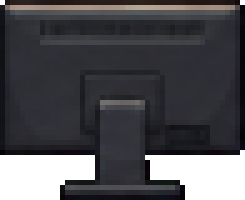
#> input picture TheUnlikelyProgrammer/Assets/_Project/Art/Processed/props/props_computers/pc_back_0.png, 49 x 40 px (shown 5 times larger)
$ python -i process_art.py   (imports and definitions only)
#> lines starting #> are read from the running program, lines starting #| are printed output that depends on the picture
"""
Art import pipeline for The Unlikely Programmer.

Takes the raw art sheets (magenta background) and produces game-ready pixel art:
  * removes the magenta background (and its dark-purple shadows)
  * slices sprite sheets into individual sprites
  * scales everything to the game scale (1 metre = 32 px)
  * snaps colours to a small shared palette (no dithering) so it reads as pixel art

Usage:  python -I tools/process_art.py <raw_dir> <out_dir> [preview_dir]
"""
import json
import os
import sys
from collections import deque

from PIL import Image, ImageFilter

DETAIL = 2                   # 1 = chunky 640x360 look, 2 = 960x540 look (2x2 pixels on a 1080p screen)
GAME_PX_PER_METRE = 32 * DETAIL
CHAR_HEIGHT_PX = 56 * DETAIL           # Donnie is ~1.75 m
ROOM_TARGET_HEIGHT = 360 * DETAIL      # a 3:2 room is one 640x360 screen tall at DETAIL=1
PROP_BOOST = 1.0                       # global prop size multiplier (per-prop tweaks live in prop_sheets below)


# ---------------------------------------------------------------- background removal
def _is_bg(r, g, b):
    return (r - g > 50) and (b - g > 50) and abs(r - b) < 100


def cutout(img):
    """Return RGBA with the magenta background (and purple shadow) made transparent."""
    img = img.convert("RGB")
    w, h = img.size
    src = img.load()
    out = Image.new("RGBA", (w, h), (0, 0, 0, 0))
    dst = out.load()
    for y in range(h):
        for x in range(w):
            r, g, b = src[x, y]
            if not _is_bg(r, g, b):
                dst[x, y] = (r, g, b, 255)
    # remove pink fringe pixels touching the transparent area
    for _ in range(2):
        kill = []
        for y in range(1, h - 1):
            for x in range(1, w - 1):
                r, g, b, a = dst[x, y]
                if a == 0:
                    continue
                if r - g > 22 and b - g > 22:
                    if (dst[x - 1, y][3] == 0 or dst[x + 1, y][3] == 0 or
                            dst[x, y - 1][3] == 0 or dst[x, y + 1][3] == 0):
                        kill.append((x, y))
        for x, y in kill:
            dst[x, y] = (0, 0, 0, 0)
    return out


# ---------------------------------------------------------------- slicing
def find_components(rgba, shrink=4, merge=9):
    """Bounding boxes (full-res) of separate objects on a transparent sheet, row-major sorted."""
    w, h = rgba.size
    alpha = rgba.split()[3]
    small = alpha.resize((w // shrink, h // shrink), Image.BOX).point(lambda v: 255 if v > 0 else 0)
    small = small.filter(ImageFilter.MaxFilter(merge))
    sw, sh = small.size
    data = small.load()
    seen = [[False] * sw for _ in range(sh)]
    boxes = []
    for sy in range(sh):
        for sx in range(sw):
            if data[sx, sy] and not seen[sy][sx]:
                q = deque([(sx, sy)])
                seen[sy][sx] = True
                x0 = x1 = sx
                y0 = y1 = sy
                n = 0
                while q:
                    cx, cy = q.popleft()
                    n += 1
                    x0, x1, y0, y1 = min(x0, cx), max(x1, cx), min(y0, cy), max(y1, cy)
                    for nx, ny in ((cx + 1, cy), (cx - 1, cy), (cx, cy + 1), (cx, cy - 1)):
                        if 0 <= nx < sw and 0 <= ny < sh and data[nx, ny] and not seen[ny][nx]:
                            seen[ny][nx] = True
                            q.append((nx, ny))
                if n >= 20:  # ignore specks
                    boxes.append((x0 * shrink, y0 * shrink, (x1 + 1) * shrink, (y1 + 1) * shrink))
    # tighten to real opaque pixels
    tight = []
    for (x0, y0, x1, y1) in boxes:
        bb = alpha.crop((x0, y0, x1, y1)).getbbox()
        if bb:
            tight.append((x0 + bb[0], y0 + bb[1], x0 + bb[2], y0 + bb[3]))
    return tight


def sort_row_major(boxes, row_tol=None):
    if not boxes:
        return []
    if row_tol is None:
        row_tol = sorted(b[3] - b[1] for b in boxes)[len(boxes) // 2] * 0.5
    boxes = sorted(boxes, key=lambda b: (b[1] + b[3]) / 2)
    rows, cur, cur_y = [], [], None
    for b in boxes:
        cy = (b[1] + b[3]) / 2
        if cur_y is None or abs(cy - cur_y) <= row_tol:
            cur.append(b)
            cur_y = cy if cur_y is None else (cur_y + cy) / 2
        else:
            rows.append(cur)
            cur, cur_y = [b], cy
    rows.append(cur)
    return [sorted(r, key=lambda b: b[0]) for r in rows]


# ---------------------------------------------------------------- scaling + palette
def scale_rgba(img, s):
    w, h = img.size
    nw, nh = max(1, round(w * s)), max(1, round(h * s))
    rgb = img.convert("RGB").resize((nw, nh), Image.BOX)
    a = img.split()[3].resize((nw, nh), Image.BOX).point(lambda v: 255 if v >= 128 else 0)
    out = rgb.convert("RGBA")
    out.putalpha(a)
    return out


def build_palette(images, colors):
    """One shared palette from all opaque pixels of the given RGBA images."""
    pix = []
    for im in images:
        px = im.load()
        w, h = im.size
        for y in range(h):
            for x in range(w):
                r, g, b, a = px[x, y]
                if a:
                    pix.append((r, g, b))
    if not pix:
        return None
    side = int(len(pix) ** 0.5) + 1
    canvas = Image.new("RGB", (side, side), pix[0])
    canvas.putdata(pix + [pix[0]] * (side * side - len(pix)))
    return canvas.quantize(colors=colors, method=Image.MEDIANCUT, dither=Image.NONE)


def apply_palette(img, pal):
    if pal is None:
        return img
    a = img.split()[3]
    q = img.convert("RGB").quantize(palette=pal, dither=Image.NONE).convert("RGB")
    out = q.convert("RGBA")
    out.putalpha(a)
    return out


# ---------------------------------------------------------------- jobs
def process_character_sheet(path, out_path, rows=4, cols=4, colors=64):
#> called with out_path = 'out.png', rows = 4, cols = 4, colors = 64
    raw = Image.open(path)
#> raw is the input picture: PIL image 49x40 RGBA; mean R, G, B, A 40.1, 39.7, 43.8, 217
    rgba = cutout(raw)
#> in cutout, `img = img.convert("RGB")`:
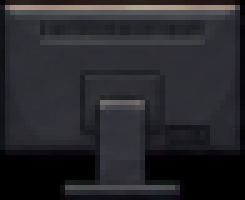
#> img: PIL image 49x40 RGB (shown 5 times larger); mean R, G, B 40.1, 39.7, 43.8
#> in cutout, `out = Image.new("RGBA", (w, h), (0, 0, 0, 0))`: out: PIL image 49x40 RGBA; every value is 0
    boxes = sort_row_major(find_components(rgba))
#> in find_components, `alpha = rgba.split()[3]`: alpha: PIL image 49x40 L; every value is 255
#> the loop in find_components, `for (x0, y0, x1, y1) in boxes:` made 1 pass
#> bb on pass 1: (0, 0, 48, 40)
#> after the loop in find_components, `for (x0, y0, x1, y1) in boxes:`: tight = [(0, 0, 48, 40)]
#> in sort_row_major, `row_tol = sorted(b[3] - b[1] for b in boxes)[len(boxes) // 2] * 0.5`: row_tol = 20
#> in sort_row_major, `boxes = sorted(boxes, key=lambda b: (b[1] + b[3]) / 2)`: boxes = [(0, 0, 48, 40)]
#> the loop in sort_row_major, `for b in boxes:` made 1 pass
#> (b, cy, cur_y) on pass 1: ((0, 0, 48, 40), 20, 20)
#> after the loop in sort_row_major, `for b in boxes:`: rows = []
#> boxes = [[(0, 0, 48, 40)]]
    flat = [b for r in boxes for b in r]
#> flat = [(0, 0, 48, 40)]
    if len(flat) != rows * cols or any(len(r) != cols for r in boxes):
        print(f"  WARNING {os.path.basename(path)}: expected {rows}x{cols} sprites, found {[len(r) for r in boxes]}")
#|   WARNING pc_back_0.png: expected 4x4 sprites, found [1]
    crops = [[rgba.crop(b) for b in r] for r in boxes]
#> crops = 1 item
    heights = sorted(c.size[1] for r in crops for c in r)
#> heights = [40]
    s = CHAR_HEIGHT_PX / heights[len(heights) // 2]
#> s = 2.8
    scaled = [[scale_rgba(c, s) for c in r] for r in crops]
#> in scale_rgba, `nw, nh = max(1, round(w * s)), max(1, round(h * s))`: nw = 134; nh = 112
#> in scale_rgba, `rgb = img.convert("RGB").resize((nw, nh), Image.BOX)`:
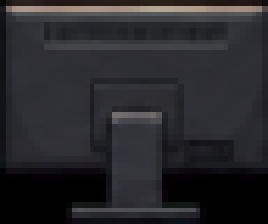
#> rgb: PIL image 134x112 RGB (shown 2 times larger); mean R, G, B 40.6, 40.1, 44.2
#> in scale_rgba, `a = img.split()[3].resize((nw, nh), Image.BOX).point(lambda v: 255 if ..`: a: PIL image 134x112 L; every value is 255
#> scaled = 1 item
    pal = build_palette([c for r in scaled for c in r], colors)
#> in build_palette, `canvas.putdata(pix + [pix[0]] * (side * side - len(pix)))`:
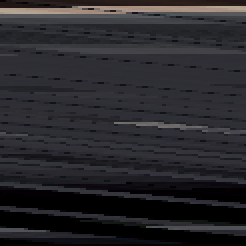
#> canvas: PIL image 123x123 RGB (shown 2 times larger); mean R, G, B 40.3, 39.8, 43.9
    scaled = [[apply_palette(c, pal) for c in r] for r in scaled]

    # centre each frame horizontally on the torso/head (top 60%) so walking frames don't jitter.
    # The cell must fit the widest reach either side of that centre (e.g. Donnie pushing his cart),
    # otherwise a frame spills into its neighbour's cell and shows up as a sliver.
    def torso_x(c):
        px = c.load()
        w, h = c.size
        xs = [x for y in range(int(h * 0.6)) for x in range(w) if px[x, y][3]]
        return (sum(xs) / len(xs)) if xs else w / 2

    half = max(max(torso_x(c), c.size[0] - torso_x(c)) for r in scaled for c in r)
#> half = 67.5
    cw = int(2 * half) + 6
#> cw = 141
    ch = max(c.size[1] for r in scaled for c in r) + 2
#> ch = 114
    sheet = Image.new("RGBA", (cw * cols, ch * len(scaled)), (0, 0, 0, 0))
#> sheet: PIL image 564x114 RGBA; every value is 0
    for ry, r in enumerate(scaled):
        for cx, c in enumerate(r):
            cxm = torso_x(c)
            ox = round(cx * cw + cw / 2 - cxm)
            oy = ry * ch + ch - c.size[1] - 1
            sheet.alpha_composite(c, (ox, oy))
#> this loop made 1 pass
#> ry on pass 1: 0
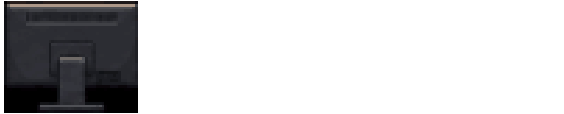
#> sheet: PIL image 564x114 RGBA; mean R, G, B, A 9.1, 9.1, 10, 59.5; transparent parts drawn white
    sheet.save(out_path)
    return {"file": os.path.basename(out_path), "cell_w": cw, "cell_h": ch, "cols": cols, "rows": len(scaled), "scale": round(s, 4)}


# [19 lines left out: function process_prop_sheet, not called in this run]


FLOOR_MAP_SCALE = 1.28   # floor maps are drawn at ~50 px per metre; the game uses 64 px per metre
FLOOR_MAP_SCALES = {"server_room": 0.6}   # the server room was drawn ~2x too big relative to the people in it


# [153 lines left out: functions process_floor_map, process_room, preview, main, not called in this run]


# [2 lines not run here, left out]

>>> result = process_character_sheet('../TheUnlikelyProgrammer/Assets/_Project/Art/Processed/props/props_computers/pc_back_0.png', 'out.png')
#> result = {'file': 'out.png', 'cell_w': 141, 'cell_h': 114, 'cols': 4, 'rows': 1, 'scale': 2.8}

$ run again, on TheUnlikelyProgrammer/Assets/_Project/Art/Processed/props/props_janitor/cart_loaded.png
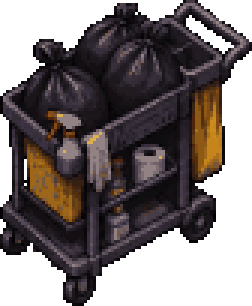
#> input picture TheUnlikelyProgrammer/Assets/_Project/Art/Processed/props/props_janitor/cart_loaded.png, 84 x 102 px (shown 3 times larger)
#> in process_character_sheet, raw is the input picture: PIL image 84x102 RGBA; mean R, G, B, A 35.4, 28, 27.8, 162.3
#> alpha: PIL image 84x102 L; every value is 255
#> small: PIL image 21x25 L; every value is 255
#> the loop in find_components, `for (x0, y0, x1, y1) in boxes:` made 1 pass
#> bb on pass 1: (0, 0, 84, 100)
#> after the loop in find_components, `for (x0, y0, x1, y1) in boxes:`: tight = [(0, 0, 84, 100)]
#> row_tol = 50
#> in sort_row_major, `boxes = sorted(boxes, key=lambda b: (b[1] + b[3]) / 2)`: boxes = [(0, 0, 84, 100)]
#> the loop in sort_row_major, `for b in boxes:` made 1 pass
#> (b, cy, cur_y) on pass 1: ((0, 0, 84, 100), 50, 50)
#> after the loop in sort_row_major, `for b in boxes:`: rows = []
#> in process_character_sheet, `boxes = sort_row_major(find_components(rgba))`: boxes = [[(0, 0, 84, 100)]]
#> flat = [(0, 0, 84, 100)]
#|   WARNING cart_loaded.png: expected 4x4 sprites, found [1]
#> crops = 1 item
#> heights = [100]
#> s = 1.12
#> nw = 94; nh = 112
#> a: PIL image 94x112 L; every value is 255
#> scaled = 1 item
#> in build_palette, `canvas.putdata(pix + [pix[0]] * (side * side - len(pix)))`:
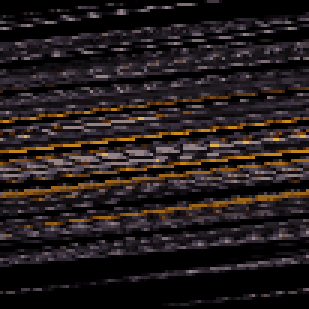
#> canvas: PIL image 103x103 RGB (shown 3 times larger); mean R, G, B 35.8, 28.3, 28.1
#> half = 47.5
#> cw = 101
#> ch = 114
#> the loop in process_character_sheet, `for ry, r in enumerate(scaled):` made 1 pass
#> ry on pass 1: 0
#> after the loop in process_character_sheet, `for ry, r in enumerate(scaled):`:
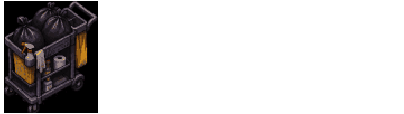
#> sheet: PIL image 404x114 RGBA; mean R, G, B, A 8.1, 6.4, 6.3, 58.3; transparent parts drawn white
#> result = {'file': 'out.png', 'cell_w': 101, 'cell_h': 114, 'cols': 4, 'rows': 1, 'scale': 1.12}

$ run again, on TheUnlikelyProgrammer/Assets/_Project/Art/Processed/props/props_office_a/bookshelf.png
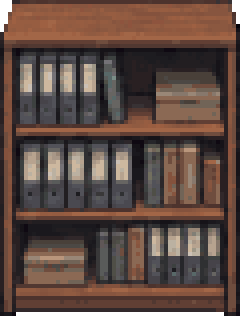
#> input picture TheUnlikelyProgrammer/Assets/_Project/Art/Processed/props/props_office_a/bookshelf.png, 60 x 79 px (shown 4 times larger)
#> in process_character_sheet, raw is the input picture: PIL image 60x79 RGBA; mean R, G, B, A 90.9, 70.1, 62, 250.8
#> alpha: PIL image 60x79 L; every value is 255
#> the loop in find_components, `for (x0, y0, x1, y1) in boxes:` made 1 pass
#> bb on pass 1: (0, 0, 60, 76)
#> after the loop in find_components, `for (x0, y0, x1, y1) in boxes:`: tight = [(0, 0, 60, 76)]
#> row_tol = 38
#> in sort_row_major, `boxes = sorted(boxes, key=lambda b: (b[1] + b[3]) / 2)`: boxes = [(0, 0, 60, 76)]
#> the loop in sort_row_major, `for b in boxes:` made 1 pass
#> (b, cy, cur_y) on pass 1: ((0, 0, 60, 76), 38, 38)
#> after the loop in sort_row_major, `for b in boxes:`: rows = []
#> in process_character_sheet, `boxes = sort_row_major(find_components(rgba))`: boxes = [[(0, 0, 60, 76)]]
#> flat = [(0, 0, 60, 76)]
#|   WARNING bookshelf.png: expected 4x4 sprites, found [1]
#> crops = 1 item
#> heights = [76]
#> s = 1.47
#> nw = 88; nh = 112
#> a: PIL image 88x112 L; every value is 255
#> scaled = 1 item
#> in build_palette, `canvas.putdata(pix + [pix[0]] * (side * side - len(pix)))`:
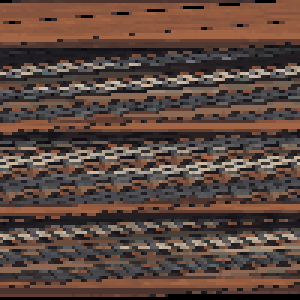
#> canvas: PIL image 100x100 RGB (shown 3 times larger); mean R, G, B 91.9, 71.1, 62.7
#> half = 44.5
#> cw = 95
#> ch = 114
#> the loop in process_character_sheet, `for ry, r in enumerate(scaled):` made 1 pass
#> ry on pass 1: 0
#> after the loop in process_character_sheet, `for ry, r in enumerate(scaled):`:
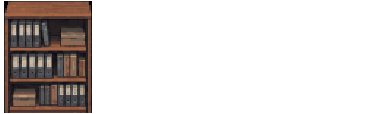
#> sheet: PIL image 380x114 RGBA; mean R, G, B, A 21.2, 16.3, 14.4, 58; transparent parts drawn white
#> result = {'file': 'out.png', 'cell_w': 95, 'cell_h': 114, 'cols': 4, 'rows': 1, 'scale': 1.47}

$ run again, on TheUnlikelyProgrammer/Assets/_Project/Art/Processed/props/props_office_a/chair.png
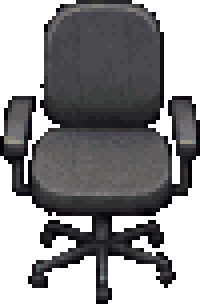
#> input picture TheUnlikelyProgrammer/Assets/_Project/Art/Processed/props/props_office_a/chair.png, 50 x 76 px (shown 4 times larger)
#> in process_character_sheet, raw is the input picture: PIL image 50x76 RGBA; mean R, G, B, A 37.8, 36.7, 38.9, 150.6
#> alpha: PIL image 50x76 L; every value is 255
#> the loop in find_components, `for (x0, y0, x1, y1) in boxes:` made 1 pass
#> bb on pass 1: (0, 0, 48, 76)
#> after the loop in find_components, `for (x0, y0, x1, y1) in boxes:`: tight = [(0, 0, 48, 76)]
#> row_tol = 38
#> in sort_row_major, `boxes = sorted(boxes, key=lambda b: (b[1] + b[3]) / 2)`: boxes = [(0, 0, 48, 76)]
#> the loop in sort_row_major, `for b in boxes:` made 1 pass
#> (b, cy, cur_y) on pass 1: ((0, 0, 48, 76), 38, 38)
#> after the loop in sort_row_major, `for b in boxes:`: rows = []
#> in process_character_sheet, `boxes = sort_row_major(find_components(rgba))`: boxes = [[(0, 0, 48, 76)]]
#> flat = [(0, 0, 48, 76)]
#|   WARNING chair.png: expected 4x4 sprites, found [1]
#> crops = 1 item
#> heights = [76]
#> s = 1.47
#> nw = 71; nh = 112
#> a: PIL image 71x112 L; every value is 255
#> scaled = 1 item
#> in build_palette, `canvas.putdata(pix + [pix[0]] * (side * side - len(pix)))`:
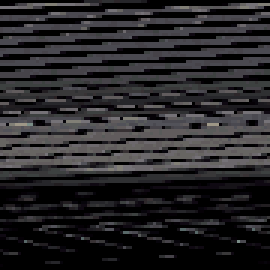
#> canvas: PIL image 90x90 RGB (shown 3 times larger); mean R, G, B 38.5, 37.4, 39.6
#> half = 36
#> cw = 78
#> ch = 114
#> the loop in process_character_sheet, `for ry, r in enumerate(scaled):` made 1 pass
#> ry on pass 1: 0
#> after the loop in process_character_sheet, `for ry, r in enumerate(scaled):`:
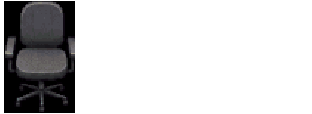
#> sheet: PIL image 312x114 RGBA; mean R, G, B, A 8.8, 8.5, 9, 57; transparent parts drawn white
#> result = {'file': 'out.png', 'cell_w': 78, 'cell_h': 114, 'cols': 4, 'rows': 1, 'scale': 1.47}
